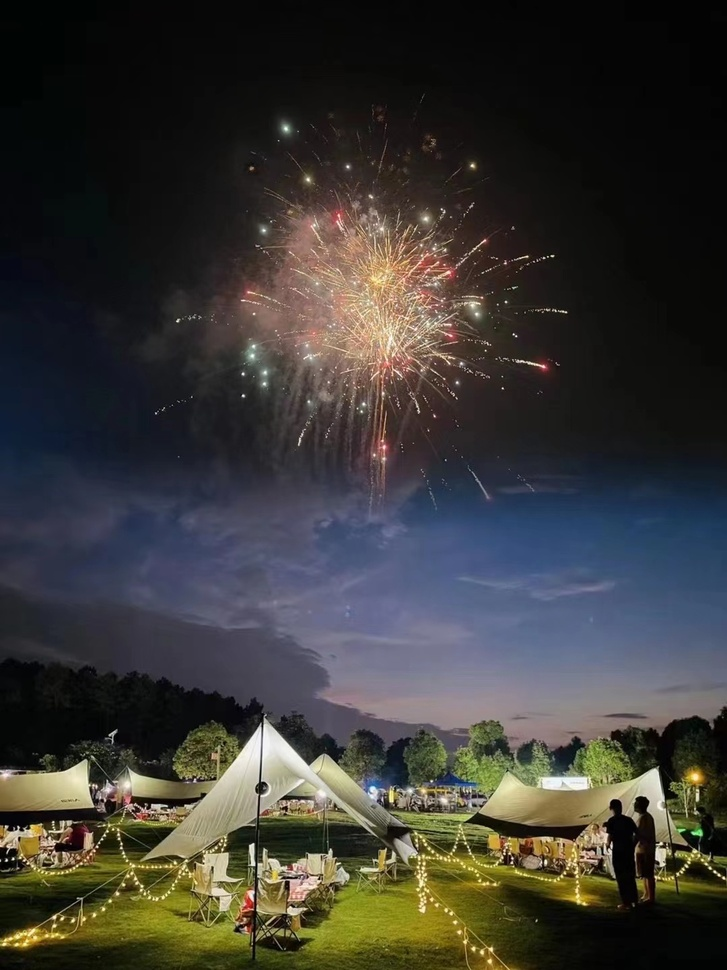
%> input picture Computer Vision/image1.jpg, 727 x 970 px, shrunk from 1080 x 1440 before the run
$ octave homework3.m   (GNU Octave 9; MATLAB toolbox functions it lacks are replaced by stand-ins)
%> lines starting %> are read from the running program, lines starting %| are printed output that depends on the picture
clc;
clear;
close all;
Image=imread('image1.jpg');
%> Image is the input picture: size 970x727x3 uint8; mean R, G, B 58.6, 57.1, 53.4
Image_gray=rgb2gray(Image);
Input1=imnoise(Image_gray,'salt & pepper');
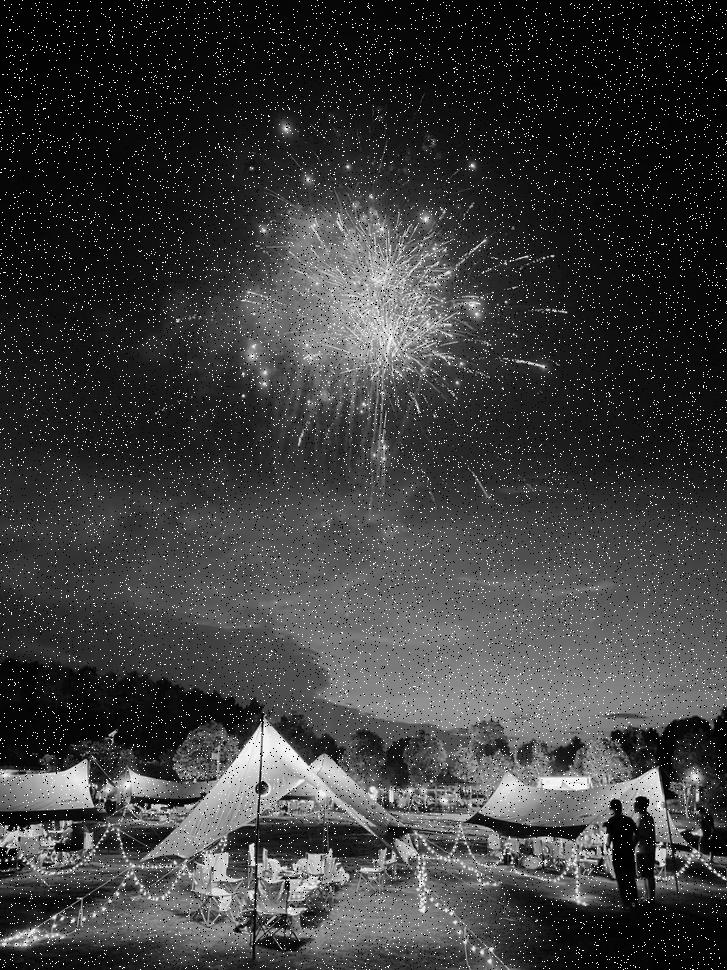
%> Input1: size 970x727 uint8; min 0, max 255, mean 60.7
Output1=edge(Input1,'Roberts');
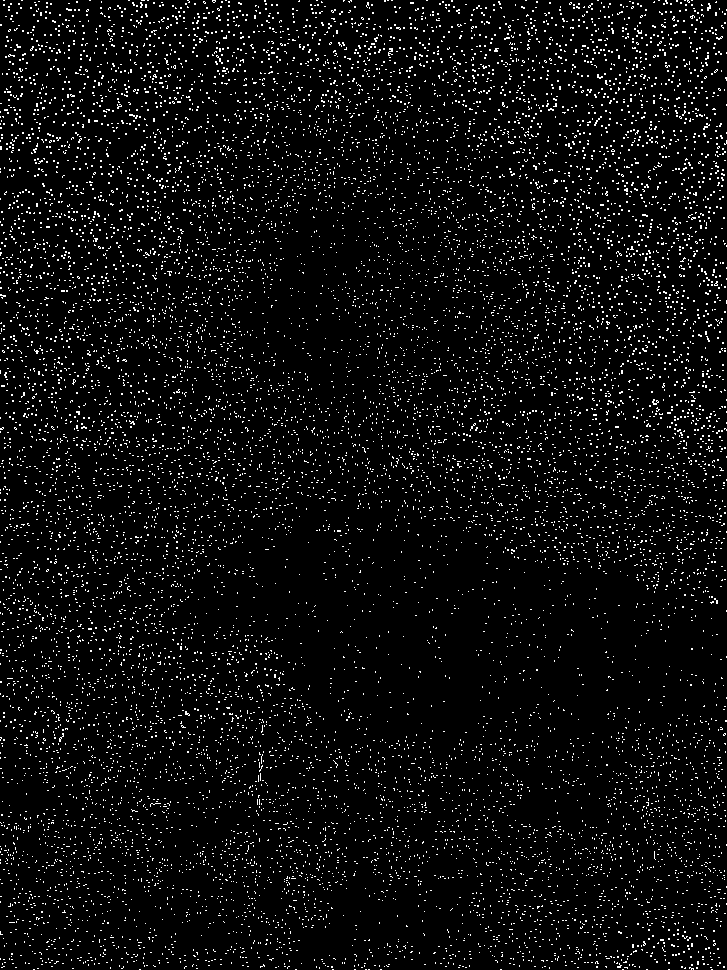
%> Output1: size 970x727 logical; 4.9% white in thin lines or dots
Output2=edge(Input1,'Sobel');
%> Output2: size 970x727 logical; 7.7% white in thin lines or dots
Output3=edge(Input1,'Prewitt');
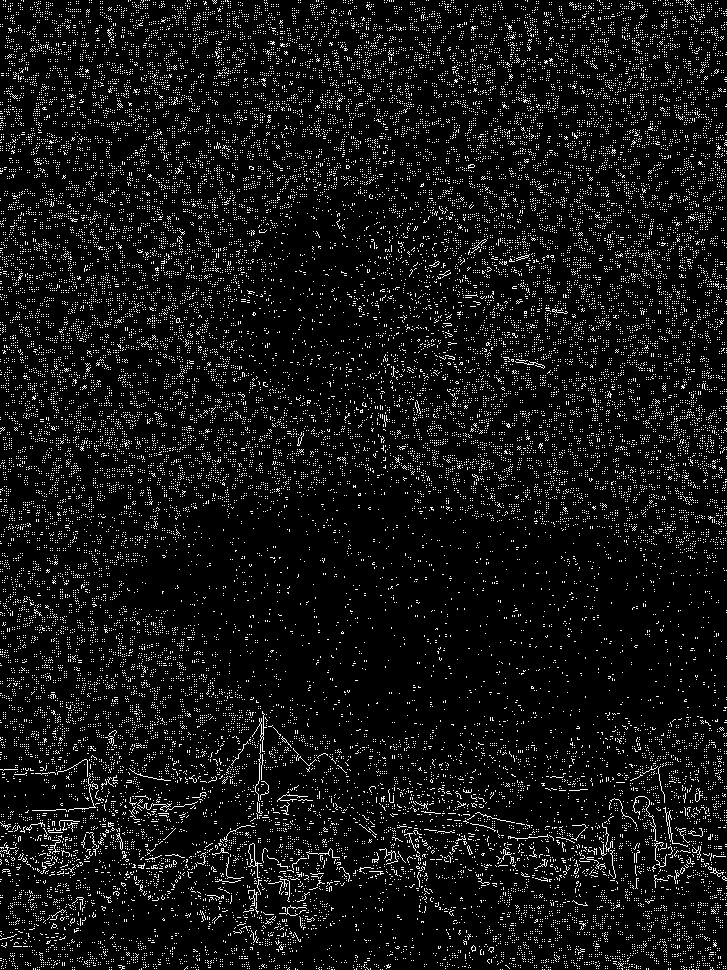
%> Output3: size 970x727 logical; 7.5% white in thin lines or dots
Output4=edge(Input1,'log');
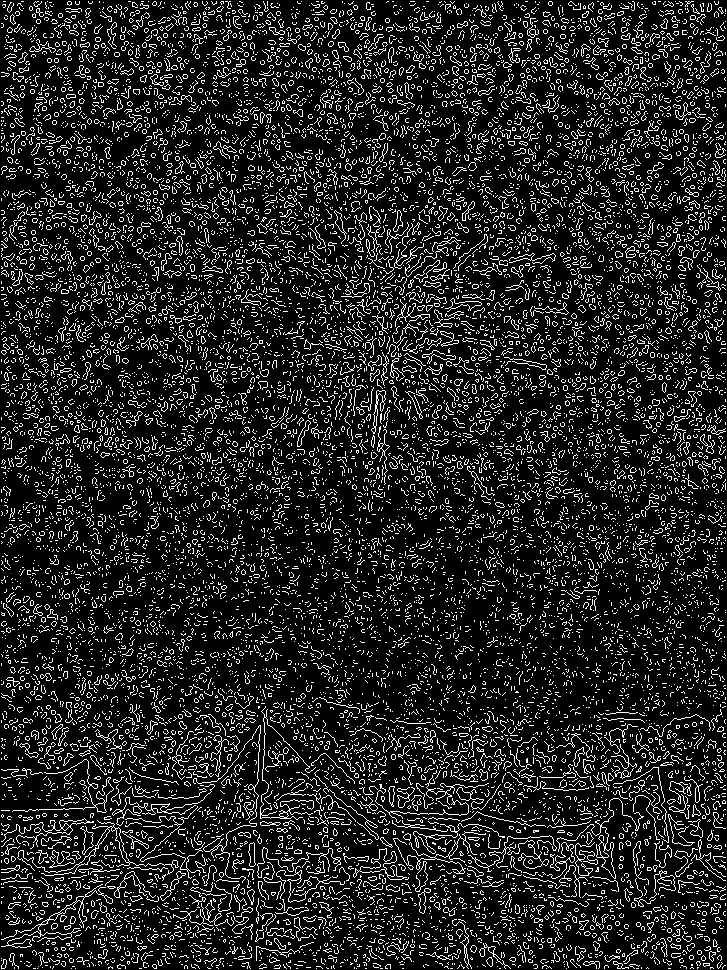
%> Output4: size 970x727 logical; 13.8% white in thin lines or dots
Output5=edge(Input1,'Canny');
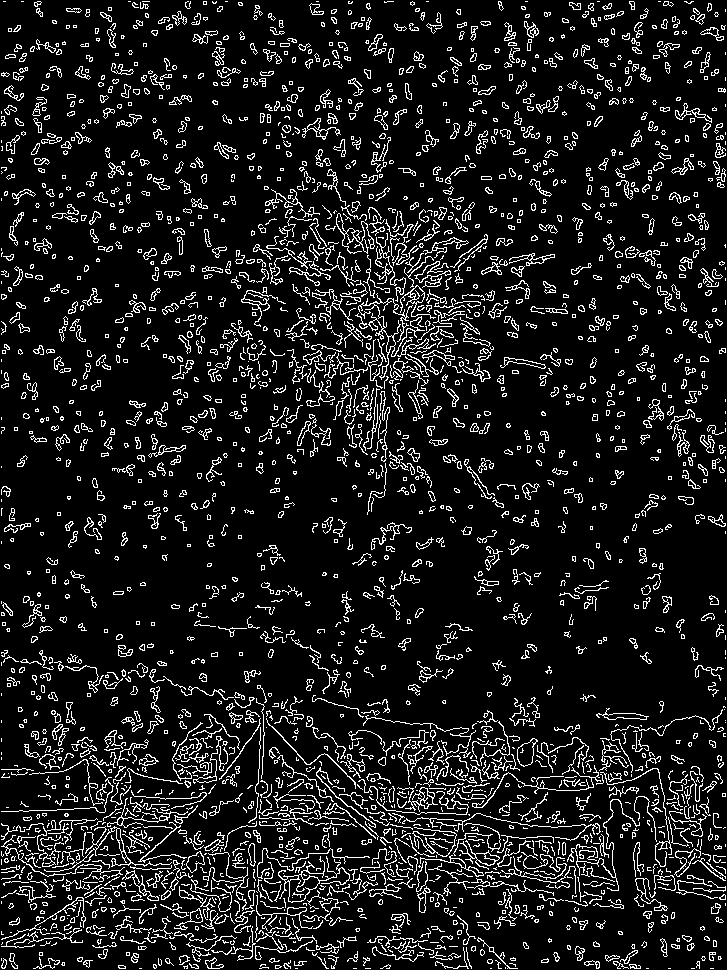
%> Output5: size 970x727 logical; 10.7% white in thin lines or dots
[BW,threshOut] = edge(Input1,'Canny');
%> threshOut = [0.0711 0.178]
threshOut
%> threshOut = [0.0711 0.178]
Output6=edge(Input1,'Canny',[ 0.0438,0.3]);
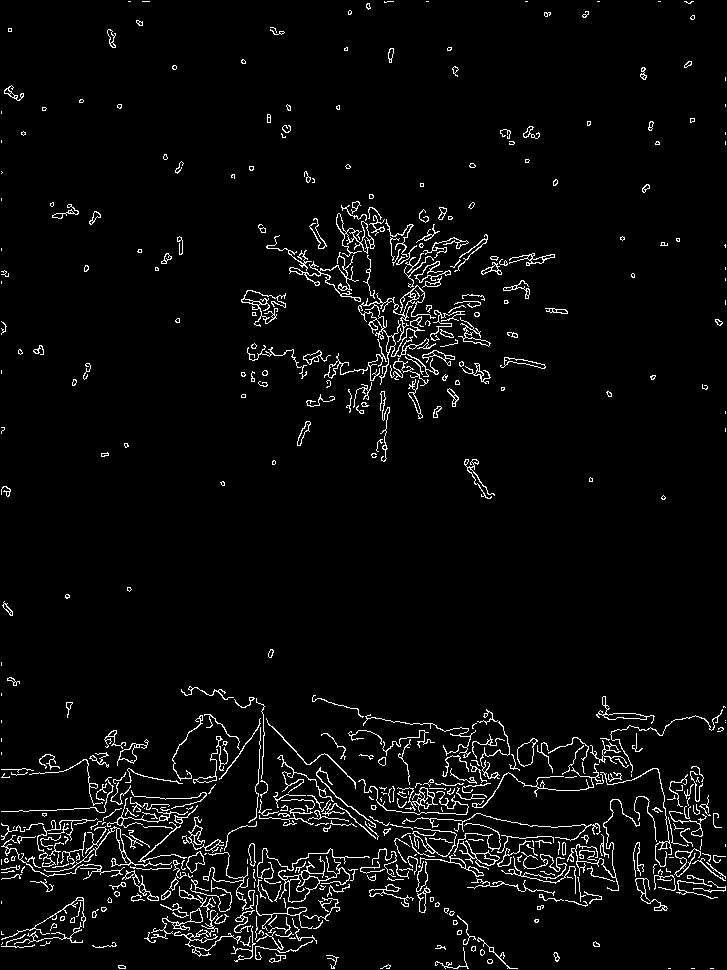
%> Output6: size 970x727 logical; 4% white in thin lines or dots
figure;
imshow(Input1);title('原图像');
figure;
imshow(Output1);title('Roberts算子');
figure;
imshow(Output2);title('Sobel算子');
figure;
imshow(Output3);title('Prewitt算子');
figure;
imshow(Output4);title('LoG算子');
figure;
imshow(Output5);title('Canny算子');
figure;
imshow(Output6);title('Canny算子更改阈值');

$ run again, with Computer Vision/image2.jpg copied over Computer Vision/image1.jpg
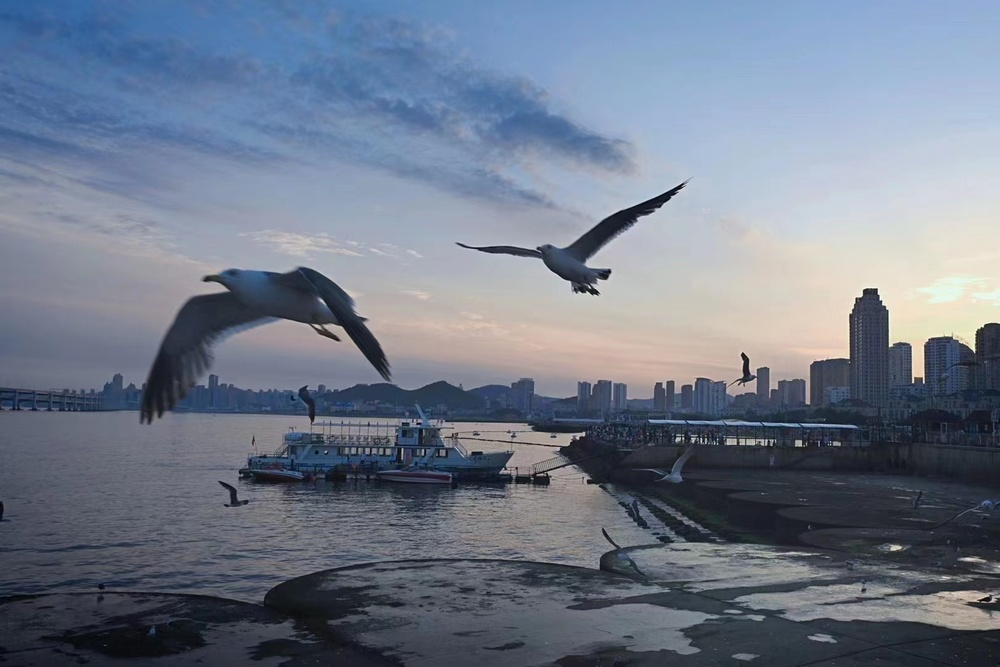
%> input picture Computer Vision/image2.jpg, 1000 x 667 px, shrunk from 1620 x 1080 before the run
%> Image is the input picture: size 667x1000x3 uint8; mean R, G, B 112.1, 121.9, 138.3
%> `Output1=edge(Input1,'Roberts');`:
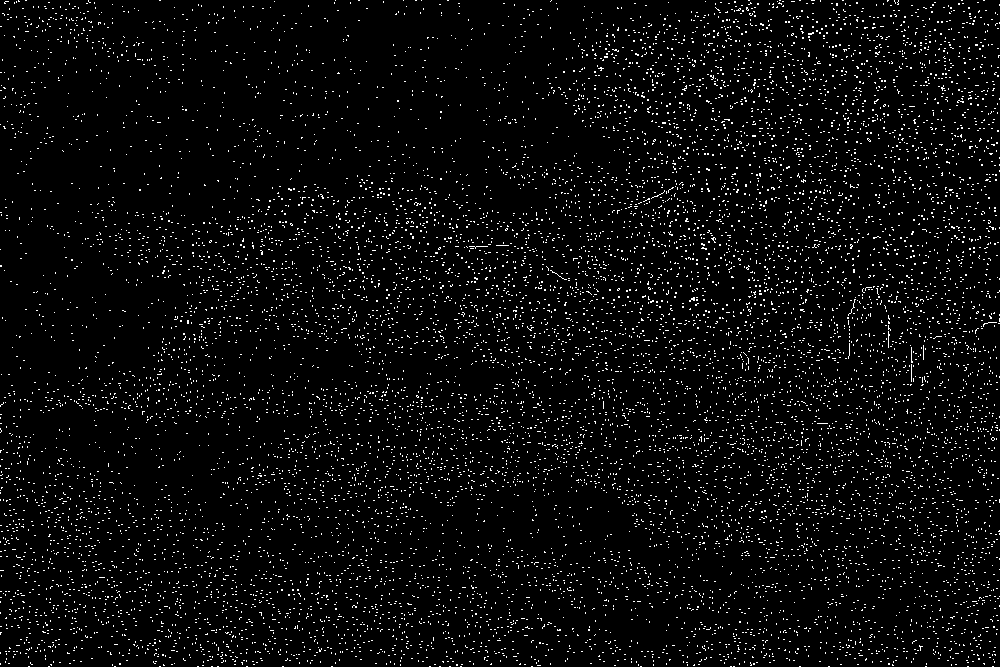
%> Output1: size 667x1000 logical; 3.9% white in thin lines or dots
%> Output2: size 667x1000 logical; 6.9% white in thin lines or dots
%> Output3: size 667x1000 logical; 7.1% white in thin lines or dots
%> Output4: size 667x1000 logical; 13.6% white in thin lines or dots
%> Output5: size 667x1000 logical; 8.1% white in thin lines or dots
%> `[BW,threshOut] = edge(Input1,'Canny');`: threshOut = [0.0774 0.193]
%> `Output6=edge(Input1,'Canny',[ 0.0438,0.3]);`:
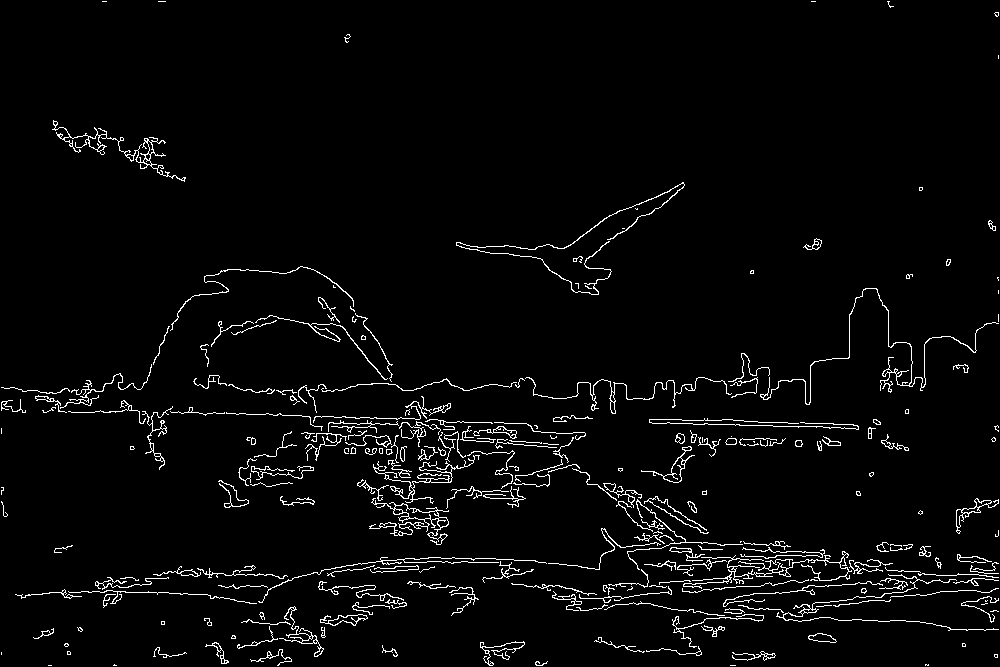
%> Output6: size 667x1000 logical; 3.2% white in thin lines or dots
